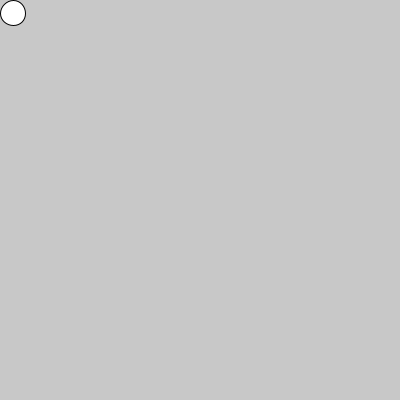
Frame 1 (no input)
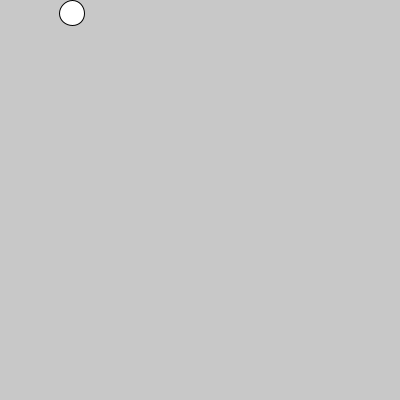
Frame 60 (the mouse pressed at the canvas centre just before this capture)
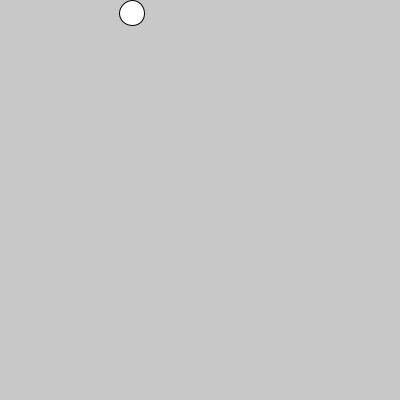
Frame 120 (the mouse held since frame 60 and released just before this capture)

The Processing sketch that drew these frames (run headless with seeded random() and noise(); from frame 60 on, the mouse is pressed at the canvas centre):

// Processing sketch: hw3_ex
// ── hw3_ex.pde
int vx,vy;
float cx,cy;
int s;

int mode;

void setup(){
  mode = 1;
  size(400,400);
  background(200);
  s = 25;
  cx = s/2 + 1;
  cy = s/2 + 1;
  
  vx = 1;
  vy = 0;
}

void draw(){
  background(200);
  ellipse(cx,cy,s,s);
  cx += vx;
  cy += vy;
  
  if(cx >= width - s/2 && mode == 1) {
    vy = 1;
    vx = 0;
    mode =2;
  }
  if(cy >= height - s/2 && mode == 2){
    vy = 0;
    vx = -1;
    mode = 3;
  }
  if(cx <= s/2 && mode == 3){
    vx = 0;
    vy = -1;
    mode = 4;
  }
  
  if(cy <= s/2 && mode == 4){
    vy = 0;
    vx = 1;
    //cx = s/2+1;
    //cy = s/2+1;
    mode = 1;
  }
}
